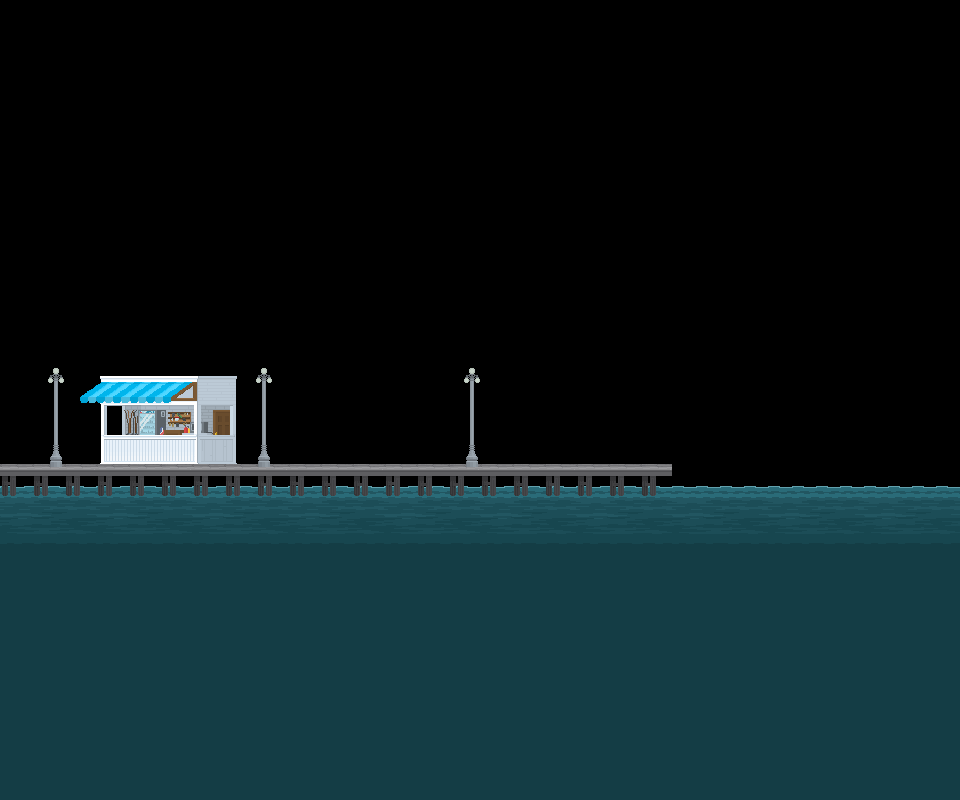

Tiled map render using the project's own tile images. Description and the map definition, with tile-layer contents summarised, below:
An orthogonal 60x50 tile map with 16x16 px tiles, 5 tile layers (bg1, bg2, ground, objects, ...) and 3 objects (room1_1).

<map version="1.0" orientation="orthogonal" renderorder="right-down" width="60" height="50" tilewidth="16" tileheight="16" nextobjectid="7">
 <properties>
  <property name="ambient" value="DAYNIGHT" />
  <property name="bg" value="ocean" />
  <property name="bgm day" value="Misdirection" />
  <property name="bgm night" value="Second Day" />
  <property name="name" value="Pier" />
  <property name="prevWarp" value="3" />
  <property name="previous" value="Boardwalk" />
  <property name="spawners" value="false" />
 </properties>
 <tileset firstgid="1" name="tileset" tilewidth="16" tileheight="16" tilecount="3096">
  <image source="tilesets/beach.png" width="1152" height="691" />
  <tile id="10">
   <properties>
    <property name="light" value="boardwalk" />
   </properties>
  </tile>
  <tile id="383">
   <properties>
    <property name="type" value="boardwalk" />
   </properties>
  </tile>
  <tile id="384">
   <properties>
    <property name="type" value="boardwalk" />
   </properties>
  </tile>
  <tile id="385">
   <properties>
    <property name="type" value="boardwalk" />
   </properties>
  </tile>
  <tile id="386">
   <properties>
    <property name="type" value="boardwalk" />
   </properties>
  </tile>
  <tile id="387">
   <properties>
    <property name="type" value="boardwalk" />
   </properties>
  </tile>
  <tile id="388">
   <properties>
    <property name="type" value="boardwalk" />
   </properties>
  </tile>
  <tile id="455">
   <properties>
    <property name="type" value="boardwalk" />
   </properties>
  </tile>
  <tile id="456">
   <properties>
    <property name="type" value="boardwalk" />
   </properties>
  </tile>
  <tile id="457">
   <properties>
    <property name="type" value="boardwalk" />
   </properties>
  </tile>
  <tile id="458">
   <properties>
    <property name="type" value="boardwalk" />
   </properties>
  </tile>
  <tile id="459">
   <properties>
    <property name="type" value="boardwalk" />
   </properties>
  </tile>
  <tile id="460">
   <properties>
    <property name="type" value="boardwalk" />
   </properties>
  </tile>
 </tileset>
 <layer name="bg1" width="60" height="50">
  <data>[3000 cells, 1260 non-empty, 90 distinct tile ids]</data>
 </layer>
 <layer name="bg2" width="60" height="50">
  <data>[3000 cells, 0 non-empty, 0 distinct tile ids]</data>
 </layer>
 <layer name="ground" width="60" height="50">
  <data>[3000 cells, 84 non-empty, 12 distinct tile ids]</data>
 </layer>
 <layer name="objects" width="60" height="50">
  <data>[3000 cells, 21 non-empty, 7 distinct tile ids]</data>
 </layer>
 <layer name="fg" width="60" height="50">
  <data>[3000 cells, 0 non-empty, 0 distinct tile ids]</data>
 </layer>
 <objectgroup name="entities">
  <object id="2" x="224" y="448" width="16" height="16">
   <properties>
    <property name="spawn" value="" />
   </properties>
  </object>
  <object id="3" name="room1_1" x="420" y="391" width="37" height="73">
   <properties>
    <property name="ID" value="2" />
    <property name="next" value="Pier Boat" />
    <property name="nextWarp" value="0" />
    <property name="warp" value="ownBoat" />
   </properties>
  </object>
  <object id="6" x="672" y="192" width="16" height="288">
   <properties>
    <property name="ID" value="1" />
    <property name="barrier" value="" />
   </properties>
  </object>
 </objectgroup>
</map>
